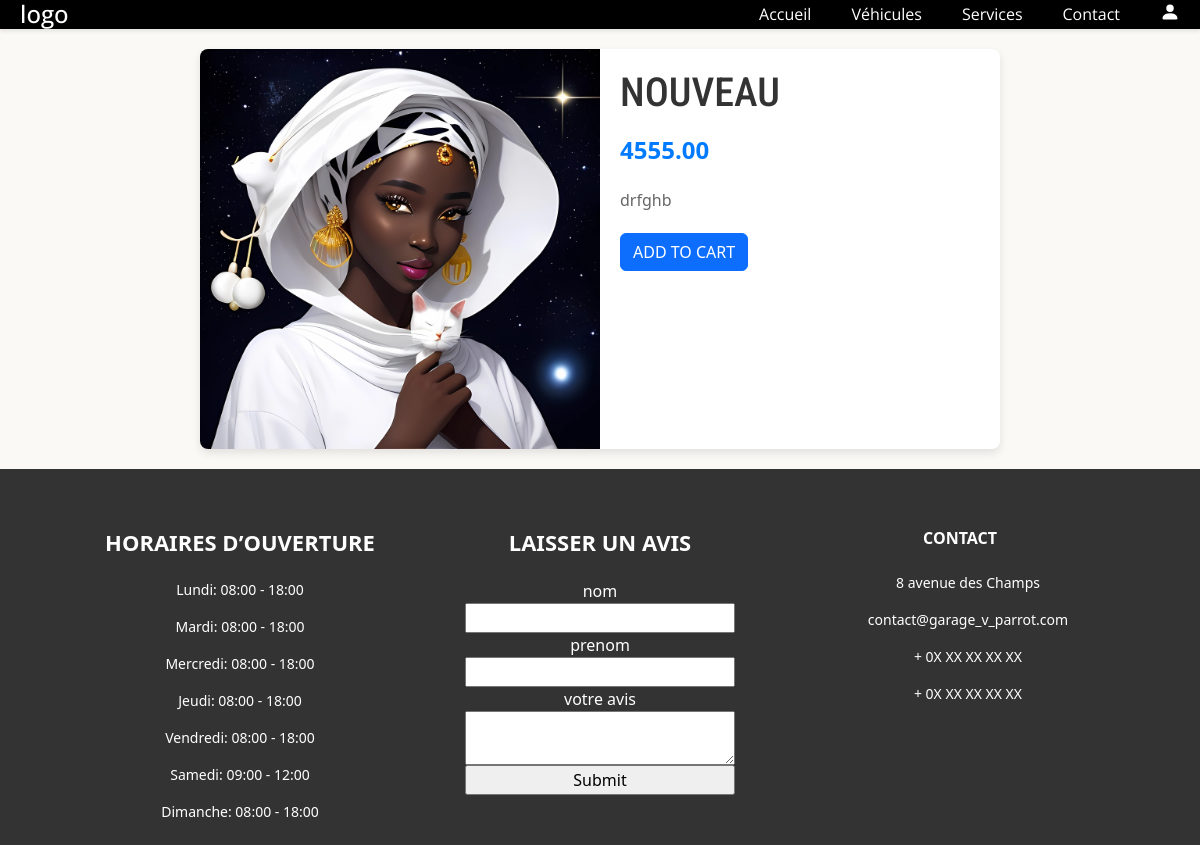
Page /page_details.php?id=6 on the committed database.
### tables this page shows
CREATE TABLE `vehicles` (
  `id` int NOT NULL AUTO_INCREMENT,
  `make` varchar(255) NOT NULL,
  `model` varchar(255) NOT NULL,
  `year` int NOT NULL,
  `mileage` int NOT NULL,
  `price` decimal(10,2) NOT NULL,
  `description` text,
  `image` varchar(255) DEFAULT NULL,
  PRIMARY KEY (`id`)
);

CREATE TABLE `opening_hours` (
  `id` int NOT NULL AUTO_INCREMENT,
  `day` varchar(255) NOT NULL,
  `open_time` time NOT NULL,
  `close_time` time NOT NULL,
  PRIMARY KEY (`id`)
);

### public/page_details.php (the view, shortened to what this page needs)
<?php
require_once "../includes/db.php";
$iddd = $_GET['id'];
$stmt = $pdo->query("SELECT id, make, model, year, mileage, price, description, image FROM vehicles WHERE id = $iddd");
$vehicles = $stmt->fetchAll();
?>
<!DOCTYPE html>
<html lang="en">
<head>
    <link rel="stylesheet" href="../style/header.css">
    <link rel="stylesheet" href="../style/footer.css">
    <link rel="stylesheet" href="../style/details-style.css">
    <link href="https://cdn.jsdelivr.net/npm/bootstrap@5.3.2/dist/css/bootstrap.min.css" rel="stylesheet">
</head>
<body>
    <?php include("../assets/header.php");?>
<?php foreach ($vehicles as $vehicle): ?>
    <div class="product-detail-container">
        <div class="product-detail">
            <div class="product-image">
                <img src="<?php echo '../' . htmlspecialchars($vehicle['image']); ?>" alt="Product Image">
            </div>
            <div class="product-info">
                <h1><?php echo htmlspecialchars($vehicle['make']);?></h1>
                <p class="price"><?php echo htmlspecialchars($vehicle['price']);?></p>
                <p class="description"><?php echo htmlspecialchars($vehicle['description']);?></p>
                <button type="button" class="btn btn-primary">Add to Cart</button>
            </div>
        </div>
    </div>
    <?php endforeach; ?>
    <?php include("../assets/footer.php");?>
</body>
</html>

### assets/footer.php (shortened to what this page needs)
<?php
$stmt = $pdo->query("SELECT day, open_time, close_time FROM opening_hours ORDER BY FIELD(day, 'Lundi', 'Mardi', 'Mercredi', 'Jeudi', 'Vendredi', 'Samedi', 'Dimanche')");
$hours = $stmt->fetchAll();
?>
<footer>
    <div class="footer">
        <div class="footer-horraires col-md-4 col-lg-3 col-xl-3 mx-auto mb-md-0 mb-4">
            <h3 class="text-uppercase fw-bold mb-4">Horaires d’ouverture </h3>
            <?php foreach ($hours as $hour) {
            echo '<p class="horraire">' .htmlspecialchars($hour['day']) . ": " . date('H:i', strtotime($hour['open_time'])) . " - " . date('H:i', strtotime($hour['close_time'])) . '</p>' ;
            }
?>
        </div>
        <div class="footer-avis col-md-4 col-lg-3 col-xl-3 mx-auto mb-md-0 mb-4">
            <h3 class="text-uppercase fw-bold mb-4">laisser un avis</h3>
            <form style="display:flex; flex-direction:column;" method="post">
                <label for="">nom</label>
                <input type="text" name="nom">
                <label for="">prenom</label>
                <input type="text" name="prenom">
                <label for="">votre avis</label>
                <textarea name="commentaire" id=""></textarea>
                <input type="submit">
            </form>
        </div>
        <div class="col-md-4 col-lg-3 col-xl-3 mx-auto mb-md-0 mb-4">
          <h6 class="text-uppercase fw-bold mb-4">Contact</h6>
          <p><i class="fas fa-home me-3"></i> 8 avenue des Champs</p>
          <p>
            contact@garage_v_parrot.com
          </p>
          <p><i class="fas fa-phone me-3"></i> + 0X XX XX XX XX</p>
          <p><i class="fas fa-print me-3"></i> + 0X XX XX XX XX</p>
        </div>
    </div>
</footer>

### style/footer.css (style rules this page uses)
footer { background-color: #242424; color: white !important; }
.footer { width: 100%; height: 356px; display: flex; justify-content: space-between; padding: 50px; }
.footer p { font-size: 14px; }
.footer h3 { font-size: 22px; }

### style/details-style.css (style rules this page uses)
body { font-family: 'Open Sans', sans-serif; margin: 0; background-color: #FAF9F6 !important; }
.product-detail-container { display: flex; flex-direction: column; align-items: center; margin-top: 20px; }
.product-detail { background-color: #fff; border-radius: 8px; box-shadow: 0 4px 8px rgba(0, 0, 0, 0.1); display: flex; flex-direction: row; max-width: 800px; width: 100%; overflow: hidden; margin-bottom: 20px; }
.product-image img { width: 100%; max-width: 400px; object-fit: cover; }
.product-info { padding: 20px; flex: 1; }
.product-info h1 { color: #333; font-family: 'Roboto Condensed', sans-serif; margin-bottom: 15px; }
.price { font-size: 24px; color: #007bff; font-weight: bold; margin-bottom: 20px; }
.description { font-size: 16px; line-height: 1.6; color: #666; margin-bottom: 20px; }
.btn-primary { background-color: #007bff; border: none; padding: 10px 20px; font-size: 16px; color: white; border-radius: 5px; cursor: pointer; text-transform: uppercase; transition: background-color 0.2s ease-in-out; }
footer { background-color: #333; color: #fff; text-align: center; padding: 10px; position: relative; bottom: 0; width: 100%; }

### rows in the picture
vehicles: image (picture), make "NOUVEAU", price "4555.00", description "drfghb"
opening_hours: day "Lundi", open_time "08:00", close_time "18:00"
opening_hours: day "Mardi", open_time "08:00", close_time "18:00"
opening_hours: day "Mercredi", open_time "08:00", close_time "18:00"
opening_hours: day "Jeudi", open_time "08:00", close_time "18:00"
opening_hours: day "Vendredi", open_time "08:00", close_time "18:00"
opening_hours: day "Samedi", open_time "09:00", close_time "12:00"
opening_hours: day "Dimanche", open_time "08:00", close_time "18:00"
